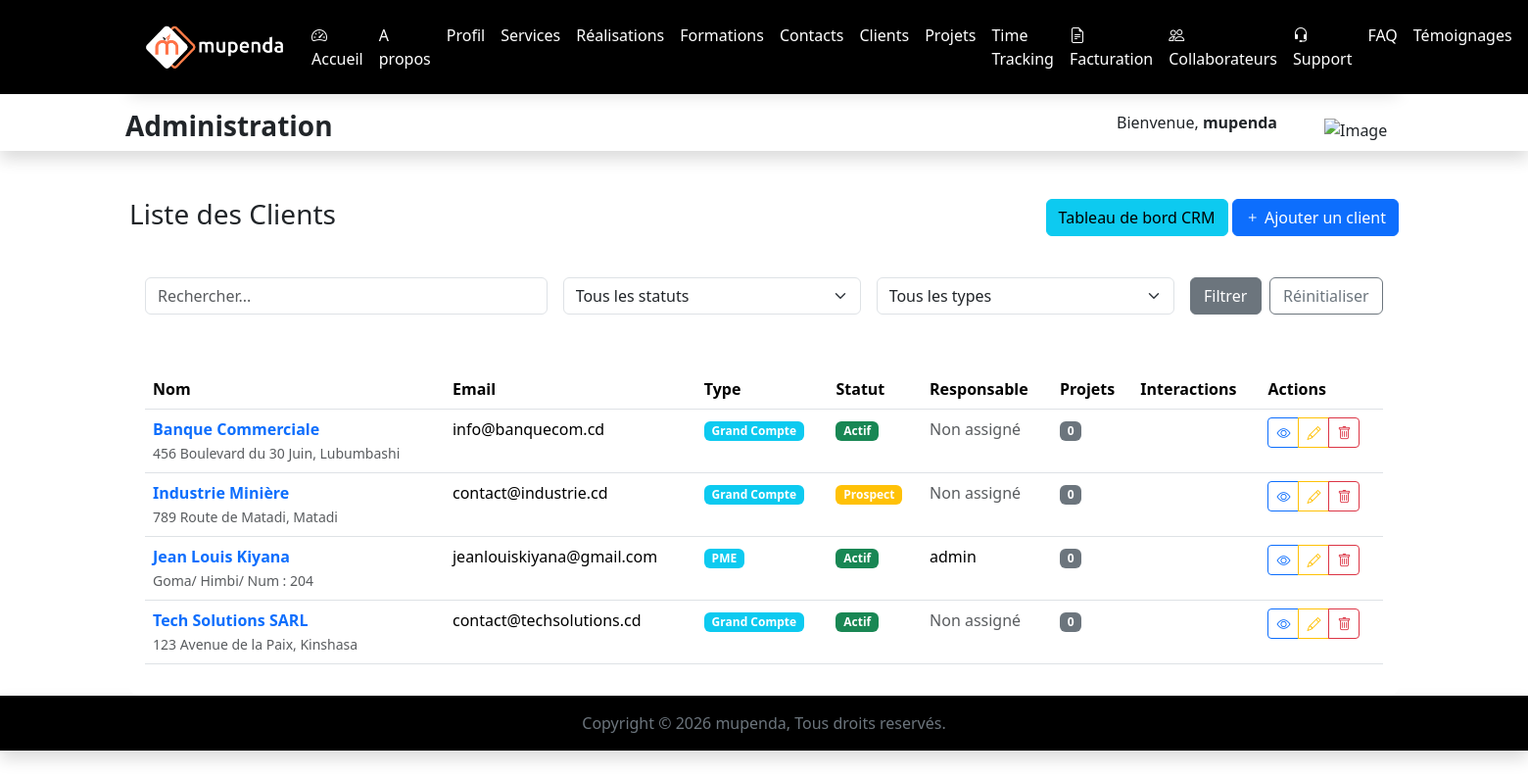
/administration/clients/ (signed in), run on the app's committed database.
### MupendaApp/models.py (models this page shows, shortened)
class CustomUser(AbstractUser):
    is_administrateur = models.BooleanField(default=False)
    is_utilisateur = models.BooleanField(default=True)
    photo_profil = models.ImageField(upload_to="static/images", blank=True, null=True)

class Client(models.Model):
    TYPE_CLIENT_CHOICES = [
        ('PME', 'PME'),
        ('STARTUP', 'Startup'),
        ('GRAND_COMPTE', 'Grand Compte'),
        ('PARTICULIER', 'Particulier'),
    ]
    STATUT_CLIENT_CHOICES = [
        ('PROSPECT', 'Prospect'),
        ('ACTIF', 'Actif'),
        ('INACTIF', 'Inactif'),
        ('ARCHIVE', 'Archivé'),
    ]
    nom = models.CharField(max_length=100)
    adresse = models.CharField(max_length=255)
    email = models.EmailField(unique=True)
    telephone = models.CharField(max_length=20, blank=True, null=True)
    type_client = models.CharField(max_length=20, choices=TYPE_CLIENT_CHOICES, default='PARTICULIER')
    statut_client = models.CharField(max_length=20, choices=STATUT_CLIENT_CHOICES, default='PROSPECT')
    siret = models.CharField(max_length=14, blank=True, null=True, help_text="Numéro SIRET pour les entreprises")
    secteur_activite = models.CharField(max_length=100, blank=True, null=True)
    site_web = models.URLField(blank=True, null=True)
    notes = models.TextField(blank=True, null=True)
    responsable_compte = models.ForeignKey(
        settings.AUTH_USER_MODEL,
        on_delete=models.SET_NULL,
        null=True,
        related_name='clients_geres'
    )
    date_creation = models.DateTimeField(auto_now_add=True)
    date_maj = models.DateTimeField(auto_now=True)
    class Meta:
        ordering = ['-date_creation']
        verbose_name = "Client"
        verbose_name_plural = "Clients"

### MupendaApp/views.py (the view)
# urls.py: path('administration/clients/', views.ClientsView, name='clients'),
@login_required
def ClientsView(request):
    search = request.GET.get('search', '')
    statut_filter = request.GET.get('statut_client', '')
    type_filter = request.GET.get('type_client', '')
    clients = Client.objects.all().order_by('nom')
    if search:
        clients = clients.filter(
            Q(nom__icontains=search) |
            Q(email__icontains=search) |
            Q(telephone__icontains=search)
        )
    if statut_filter:
        clients = clients.filter(statut_client=statut_filter)
    if type_filter:
        clients = clients.filter(type_client=type_filter)
    return render(request, 'administration/liste_clients.html', {
        'clients': clients,
        'search': search,
        'statut_filter': statut_filter,
        'type_filter': type_filter,
        'statut_choices': Client.STATUT_CLIENT_CHOICES,
        'type_choices': Client.TYPE_CLIENT_CHOICES,
    })

### MupendaApp/templates/administration/liste_clients.html (shortened to what this page needs)
{% extends 'administration/indexAdmin.html' %}
{% block content %}
<div class="container">
    <div class="d-flex justify-content-between align-items-center mb-4 pt-5">
        <h1 class="h3">Liste des Clients</h1>
        <div>
            <a href="{% url 'clients' %}" class="btn btn-info">
                 Tableau de bord CRM
            </a>
            <a href="{% url 'AjouterClient' %}" class="btn btn-primary">
                <i class="bi bi-plus"></i> Ajouter un client
            </a>
        </div>
    </div>
    <div class="card mb-4">
        <div class="card-body">
            <form method="GET" class="row g-3">
                <div class="col-md-4">
                    <input type="text" name="search" class="form-control" placeholder="Rechercher..." value="{{ search }}">
                </div>
                <div class="col-md-3">
                    <select name="statut_client" class="form-select">
                        <option value="">Tous les statuts</option>
                    </select>
                </div>
                <div class="col-md-3">
                    <select name="type_client" class="form-select">
                        <option value="">Tous les types</option>
                    </select>
                </div>
                <div class="col-md-2 d-flex gap-2">
                    <button type="submit" class="btn btn-secondary flex-fill">Filtrer</button>
                    <a href="{% url 'clients' %}" class="btn btn-outline-secondary flex-fill">Réinitialiser</a>
                </div>
            </form>
        </div>
    </div>
    <div class="card">
        <div class="card-body">
            <div class="table-responsive">
                <table class="table table-hover">
                    <thead>
                        <tr>
                            <th>Nom</th>
                            <th>Email</th>
                            <th>Type</th>
                            <th>Statut</th>
                            <th>Responsable</th>
                            <th>Projets</th>
                            <th>Interactions</th>
                            <th>Actions</th>
                        </tr>
                    </thead>
                    <tbody>
                        {% for client in clients %}
                        <tr>
                            <td>
                                <a href="{% url 'fiche_client' client.id %}" class="text-decoration-none">
                                    <strong>{{ client.nom }}</strong>
                                </a>
                                <br>
                                <small class="text-muted">{{ client.adresse }}</small>
                            </td>
                            <td>{{ client.email }}</td>
                            <td>
                                <span class="badge bg-info">{{ client.get_type_client_display }}</span>
                            </td>
                            <td>
                                {% if client.statut_client == 'ACTIF' %}
                                    <span class="badge bg-success">{{ client.get_statut_client_display }}</span>
                                {% elif client.statut_client == 'PROSPECT' %}
                                    <span class="badge bg-warning">{{ client.get_statut_client_display }}</span>
                                {% elif client.statut_client == 'INACTIF' %}
                                    <span class="badge bg-secondary">{{ client.get_statut_client_display }}</span>
                                {% else %}
                                    <span class="badge bg-dark">{{ client.get_statut_client_display }}</span>
                                {% endif %}
                            </td>
                            <td>
                                {% if client.responsable_compte %}
                                    {{ client.responsable_compte.username }}
                                {% else %}
                                    <span class="text-muted">Non assigné</span>
                                {% endif %}
                            </td>
                            <td>
                                {% if client.nombre_projets > 0 %}
                                    <span class="badge bg-primary">{{ client.nombre_projets }}</span>
                                    <br>
                                    <small class="text-muted">
                                        {% for projet in client.projets.all|slice:":2" %}
                                            {{ projet.nom }}{% if not forloop.last %}, {% endif %}
                                        {% endfor %}
                                        {% if client.projets.count > 2 %}
                                            ... (+{{ client.projets.count|add:"-2" }})
                                        {% endif %}
                                    </small>
                                {% else %}
                                    <span class="badge bg-secondary">0</span>
                                {% endif %}
                            </td>
                            <td>
                            </td>
                            <td>
                                <div class="btn-group" role="group">
                                    <a href="{% url 'fiche_client' client.id %}" class="btn btn-sm btn-outline-primary" title="Voir la fiche">
                                        <i class="bi bi-eye"></i>
                                    </a>
                                    <a href="{% url 'modifier_client' client.id %}" class="btn btn-sm btn-outline-warning" title="Modifier">
                                        <i class="bi bi-pencil"></i>
                                    </a>
                                    <button type="button" class="btn btn-sm btn-outline-danger" title="Supprimer" data-bs-toggle="modal" data-bs-target="#deleteModal{{ client.id }}">
                                        <i class="bi bi-trash"></i>
                                    </button>
                                </div>
                            </td>
                        </tr>
                        {% empty %}
                        <tr>
                            <td colspan="8" class="text-center">Aucun client trouvé</td>
                        </tr>
                        {% endfor %}
                    </tbody>
                </table>
            </div>
        </div>
    </div>
</div>
{% endblock %}

### MupendaApp/templates/administration/indexAdmin.html (shortened to what this page needs)
{% load static %}
<!DOCTYPE html>
<html lang="fr">
<head>
    <link href="https://cdn.jsdelivr.net/npm/bootstrap@5.3.3/dist/css/bootstrap.min.css" rel="stylesheet">
    <link rel="stylesheet" href="https://cdn.jsdelivr.net/npm/bootstrap-icons@1.13.1/font/bootstrap-icons.min.css">
</head>
<body>
  <section style="background-color: black;">
    <div class="container py-2">
      <nav class="navbar navbar-expand-lg shadow">
        <div class="container-fluid">
          <a class="navbar-brand" href="{% url 'dashboard' %}"><img src="{% static 'images/White Mupenda Company.png' %}" alt="mupenda" width="150"></a>
          <div class="collapse navbar-collapse" id="navbarNavAltMarkup">
            <div class="navbar-nav mx-auto">
              <a class="nav-link text-white active" aria-current="page" href="{% url 'dashboard' %}"><i class="bi bi-speedometer2"></i> Accueil</a>
              <a class="nav-link text-white" href="{% url 'AdminApropos' %}">A propos</a>
              <a class="nav-link text-white" href="{% url 'profil' %}">Profil</a>
              <a class="nav-link text-white" href="{% url 'AdminService' %}">Services</a>
              <a class="nav-link text-white" href="{% url 'AdminRealisation' %}">Réalisations</a>
              <a class="nav-link text-white" href="{% url 'AdminFormation' %}">Formations</a>
              <a class="nav-link text-white" href="{% url 'AdminContact' %}">Contacts</a>
              <a class="nav-link text-white" href="{% url 'clients' %}">Clients</a>
              <a class="nav-link text-white" href="{% url 'AdminProjets' %}">Projets</a>
              <a class="nav-link text-white" href="{% url 'temps' %}">Time Tracking</a>
              <a class="nav-link text-white" href="{% url 'facturation' %}"><i class="bi bi-file-earmark-text"></i> Facturation</a>
              <a class="nav-link text-white" href="{% url 'liste_collaborateurs' %}"><i class="bi bi-people"></i> Collaborateurs</a>
              <a class="nav-link text-white" href="{% url 'support' %}"><i class="bi bi-headset"></i> Support</a>
              <a class="nav-link text-white" href="{% url 'AdminFaq' %}">FAQ</a>
              <a class="nav-link text-white" href="{% url 'AdminTemoignage' %}">Témoignages</a>
              <a class="nav-link text-white" href="{% url 'AdminPartenaire' %}">Partenaires</a>
            </div>
          </div>
        </div>
      </nav>
    </div>
  </section>
  <div class="main-content">
    <section class="shadow">
        <div class="container">
            <div class="row g-4 my-auto">
                <div class="col-md-6 d-flex justify-content-start align-items-center g-3">
                    <h3 class="fw-bold">Administration</h3>
                </div>
                <div class="col-md-6 d-flex justify-content-end align-items-center g-3">
                  <p class="me-5">Bienvenue, <span class="fw-bold"> {{ user.username }} {{ user.last_name }}</span> </p>
                  {% if user.photo_profil %}
                    <img src="{{ user.photo_profil.url }}" class="img-fluid rounded-circle" alt="Image de profil" style="width: 80px; height: 80px; object-fit: cover;">
                  {% else %}
                  <img src="{% static 'images/administration.png' %}" class="img-fluid" alt="Image" style="width: 80px;">
                  {% endif %}
                </div>
            </div>
          </div>
        </div>
  {% block content %}
  {% endblock content %}
  <footer class="shadow" style="background-color: black;">
    <p class="text-secondary text-center py-3">Copyright &copy; 2026 mupenda, Tous droits reservés.</p>
  </footer>
</body>
</html>

### MupendaApp/templates/administration/liste_clients.html (style rules this page uses)
.card { border: none; border-radius: 10px; }

### data on the page
CustomUser: username "mupenda"
Client: nom "Banque Commerciale", adresse "456 Boulevard du 30 Juin, Lubumbashi", email "info@banquecom.cd", type_client "Grand Compte", statut_client "Actif", shows "Non assigné"
Client: nom "Industrie Minière", adresse "789 Route de Matadi, Matadi", email "contact@industrie.cd", type_client "Grand Compte", statut_client "Prospect", shows "Non assigné"
Client: nom "Jean Louis Kiyana", adresse "Goma/ Himbi/ Num : 204", email "jeanlouiskiyana@gmail.com", type_client "PME", statut_client "Actif", responsable_compte.username "admin"
Client: nom "Tech Solutions SARL", adresse "123 Avenue de la Paix, Kinshasa", email "contact@techsolutions.cd", type_client "Grand Compte", statut_client "Actif", shows "Non assigné"
